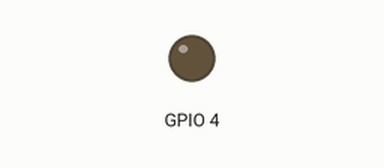
Recording of a sketch running on a simulated ESP32. On the bench: output pins drawn as LEDs (lit = HIGH). WiFi joins after 1.5 s; servers stay silent unless stated; uploads are accepted with an empty reply; the camera gives no picture; what the sketch prints to the serial monitor is not drawn.

Above: at 0.0 s.
At 2.1 s:
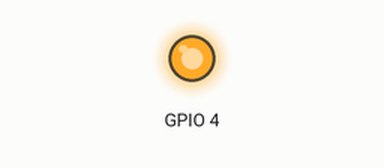
Timing chart, 0 to 4.0 s (numbered marks = the images above):
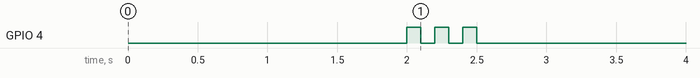

The sketch:

Camera.ino
```cpp
#include <Arduino.h>
#include <WiFi.h>
#include "soc/soc.h"
#include "soc/rtc_cntl_reg.h"
#include "esp_camera.h"

// --- 1. ตั้งค่า WiFi ---
const char* ssid = "Jorvkve_2.4GH";
const char* password = "tewit8123";

// --- 2. ตั้งค่า Backend Server ---
// **สำคัญมาก:** เปลี่ยน IP นี้ให้เป็น IP ของเครื่องคอมพิวเตอร์ของคุณที่รัน Node.js อยู่
String serverName = "192.168.1.108"; // <--- แก้ตรงนี้!
const int serverPort = 3000;
String serverPath = "/api/upload";

// --- ตั้งค่ากล้อง (AI Thinker ESP32-CAM) ---
#define PWDN_GPIO_NUM     32
#define RESET_GPIO_NUM    -1
#define XCLK_GPIO_NUM      0
#define SIOD_GPIO_NUM     26
#define SIOC_GPIO_NUM     27
#define Y9_GPIO_NUM       35
#define Y8_GPIO_NUM       34
#define Y7_GPIO_NUM       39
#define Y6_GPIO_NUM       36
#define Y5_GPIO_NUM       21
#define Y4_GPIO_NUM       19
#define Y3_GPIO_NUM       18
#define Y2_GPIO_NUM        5
#define VSYNC_GPIO_NUM    25
#define HREF_GPIO_NUM     23
#define PCLK_GPIO_NUM     22

void setup() {
  // 1. ปิดตัวตรวจจับไฟตกทันที (สำคัญ!)
  WRITE_PERI_REG(RTC_CNTL_BROWN_OUT_REG, 0);

  // 2. อย่าเพิ่งรีบเปิด Serial หรือ WiFi
  // ให้เวลา Capacitor ชาร์จไฟให้เต็มก่อน
  delay(2000);

  // ... (โค้ดกระพริบไฟ) ...
  // --- ส่วนที่เพิ่ม: กระพริบไฟเช็กชีพจร ---
  pinMode(4, OUTPUT); // GPIO 4 คือไฟแฟลชดวงใหญ่

  // กระพริบ 3 ครั้งรัวๆ เพื่อบอกว่า "ฉันตื่นแล้ว!"
  for(int i=0; i<3; i++){
    digitalWrite(4, HIGH); // ไฟติด
    delay(100);
    digitalWrite(4, LOW);  // ไฟดับ
    delay(100);
  }
  delay(1000); // พักแป๊บนึง
  // ------------------------------------
  WRITE_PERI_REG(RTC_CNTL_BROWN_OUT_REG, 0); // ปิด Brown-out detector กันรีเซ็ตเอง

  Serial.begin(115200);
  Serial.println();

  // --- เริ่มต้น WiFi ---
  WiFi.begin(ssid, password);
  Serial.print("Connecting to WiFi...");
  while (WiFi.status() != WL_CONNECTED) {
    delay(500);
    Serial.print(".");
  }
  Serial.println("\nWiFi connected!");
  Serial.print("IP Address: ");
  Serial.println(WiFi.localIP());

  // --- เริ่มต้นกล้อง ---
  camera_config_t config;
  config.ledc_channel = LEDC_CHANNEL_0;
  config.ledc_timer = LEDC_TIMER_0;
  config.pin_d0 = Y2_GPIO_NUM;
  config.pin_d1 = Y3_GPIO_NUM;
  config.pin_d2 = Y4_GPIO_NUM;
  config.pin_d3 = Y5_GPIO_NUM;
  config.pin_d4 = Y6_GPIO_NUM;
  config.pin_d5 = Y7_GPIO_NUM;
  config.pin_d6 = Y8_GPIO_NUM;
  config.pin_d7 = Y9_GPIO_NUM;
  config.pin_xclk = XCLK_GPIO_NUM;
  config.pin_pclk = PCLK_GPIO_NUM;
  config.pin_vsync = VSYNC_GPIO_NUM;
  config.pin_href = HREF_GPIO_NUM;
  config.pin_sscb_sda = SIOD_GPIO_NUM;
  config.pin_sscb_scl = SIOC_GPIO_NUM;
  config.pin_pwdn = PWDN_GPIO_NUM;
  config.pin_reset = RESET_GPIO_NUM;
  config.xclk_freq_hz = 20000000;
  config.pixel_format = PIXFORMAT_JPEG;

  if(psramFound()){
    config.frame_size = FRAMESIZE_QVGA; // ขนาดภาพ 1600x1200 (ปรับลดได้ถ้าต้องการเร็วขึ้น เช่น FRAMESIZE_SVGA)
    config.jpeg_quality = 12; // 0-63, ยิ่งน้อยยิ่งชัด (10 กำลังดี)
    config.fb_count = 1;
  } else {
    config.frame_size = FRAMESIZE_QVGA;
    config.jpeg_quality = 12;
    config.fb_count = 1;
  }

  esp_err_t err = esp_camera_init(&config);
  if (err != ESP_OK) {
    Serial.printf("Camera init failed with error 0x%x", err);
    return;
  }
  Serial.println("Camera Ready!");
}

/*void loop() {
  // รอรับคำสั่งจาก Serial Monitor เพื่อถ่ายรูป (พิมพ์ 'c' แล้วกด Enter)
  if (Serial.available() > 0) {
    char cmd = Serial.read();
    if (cmd == 'c') {
      Serial.println("Capturing and sending photo...");
      sendPhoto();
    }
  }
  // หรือถ้าอยากให้ถ่ายอัตโนมัติทุก 1 นาที ให้ uncomment บรรทัดล่างนี้
  // delay(60000); sendPhoto();
}*/

void loop() {
  // ไม่รอรับค่า 'c' แล้ว ให้ทำงานเลย
  Serial.println("Auto capturing in 3 seconds...");
  delay(3000); // รอแป๊บนึงเพื่อให้ระบบนิ่ง

  sendPhoto(); // สั่งถ่ายและส่งรูป

  // รอเวลาครั้งต่อไป (เช่น 1 นาที = 60000 มิลลิวินาที)
  // ช่วงทดสอบอาจจะตั้งไว้สัก 30 วินาที (30000) ก็พอครับ จะได้ไม่ต้องรอนาน
  Serial.println("Waiting for next capture...");
  delay(30000);
}

// --- ฟังก์ชันถ่ายรูปและส่งไปยัง Server (เวอร์ชันแก้ภาพค้าง) ---
void sendPhoto() {
  camera_fb_t * fb = NULL;

  // =========================================================
  // 🧹 ส่วนที่เพิ่ม: ถ่ายทิ้งเพื่อเคลียร์ Buffer และปรับแสง
  // =========================================================
  Serial.println("Flushing camera buffer...");
  // วนลูปถ่ายทิ้ง 2 รูป (บางทีรูปเดียวไม่พอ)
  for (int i = 0; i < 2; i++) {
    fb = esp_camera_fb_get(); // สั่งถ่าย
    esp_camera_fb_return(fb); // คืนค่าหน่วยความจำทันที (ทิ้งรูป)
    delay(200); // รอแป๊บนึงให้เซนเซอร์กล้องรีเซ็ต
  }
  // =========================================================

  // --- เริ่มถ่ายรูปจริง (Real Capture) ---
  fb = esp_camera_fb_get();
  if(!fb) {
    Serial.println("Camera capture failed");
    return;
  }

  Serial.printf("Picture taken! Size: %u bytes\n", fb->len);

  // ... (ส่วนการเชื่อมต่อ WiFi และส่งข้อมูล เหมือนเดิมทุกอย่าง) ...
  WiFiClient client;
  if (client.connect(serverName.c_str(), serverPort)) {
    // ... (ก๊อปปี้โค้ดเดิมส่วนส่งข้อมูลมาใส่ตรงนี้ได้เลย) ...
    // หรือใช้โค้ดเต็มด้านล่างนี้
    Serial.println("Connected to server!");
    String boundary = "------------------------esp32cam";
    String head = "--" + boundary + "\r\nContent-Disposition: form-data; name=\"image\"; filename=\"esp32-cam.jpg\"\r\nContent-Type: image/jpeg\r\n\r\n";
    String tail = "\r\n--" + boundary + "--\r\n";
    String extra_field = "--" + boundary + "\r\nContent-Disposition: form-data; name=\"house_id\"\r\n\r\n1\r\n";

    uint32_t totalLen = head.length() + fb->len + tail.length() + extra_field.length();

    client.println("POST " + serverPath + " HTTP/1.1");
    client.println("Host: " + serverName);
    client.println("Content-Length: " + String(totalLen));
    client.println("Content-Type: multipart/form-data; boundary=" + boundary);
    client.println();
    client.print(extra_field);
    client.print(head);

    uint8_t *fbBuf = fb->buf;
    size_t fbLen = fb->len;
    for (size_t n=0; n<fbLen; n=n+1024) {
      if (n+1024 < fbLen) {
        client.write(fbBuf, 1024);
        fbBuf += 1024;
      } else if (fbLen%1024>0) {
        size_t remainder = fbLen%1024;
        client.write(fbBuf, remainder);
      }
    }
    client.print(tail);

    while (client.connected()) {
        String line = client.readStringUntil('\n');
        if (line == "\r") {
          Serial.println("Headers received");
          break;
        }
    }
    String responseBody = client.readString();
    Serial.println("Response from server:");
    Serial.println(responseBody);
    client.stop();
  } else {
    Serial.println("Connection to server failed");
  }

  esp_camera_fb_return(fb); // คืนหน่วยความจำภาพจริง
}
```
